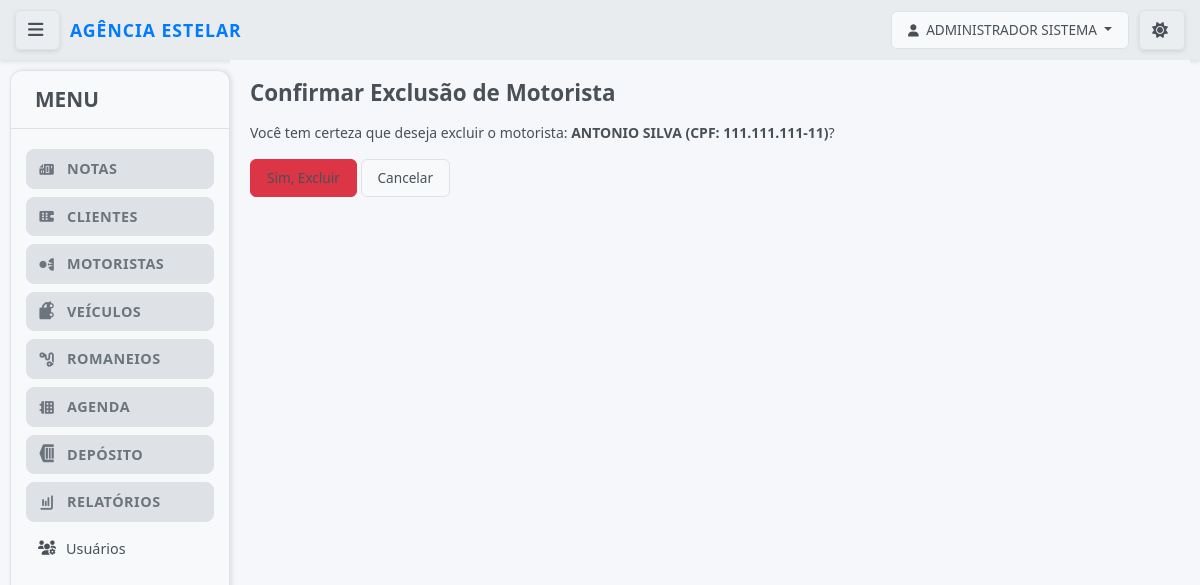
Screenshot of /notas/motoristas/excluir/12/ (signed in) with the database file from the repository.
### notas/models.py (models this page shows, shortened)
class UpperCaseMixin:
    def save(self, *args, **kwargs):
        for field in self._meta.fields:
            if hasattr(field, 'max_length') and hasattr(self, field.name):
                value = getattr(self, field.name)
                if value and isinstance(value, str):
                    exclude_fields = [
                        'email', 'password', 'username', 'cpf', 'cnpj',
                        'cnh', 'chassi', 'renavam', 'placa', 'cep',
                        'telefone', 'rntrc', 'numero_consulta', 'tipo_usuario',
                        'status'  # Adicionado para não converter status para maiúsculo
                    ]
                    if field.name not in exclude_fields:
                        setattr(self, field.name, value.upper())
        super().save(*args, **kwargs)

class Usuario(UpperCaseMixin, AbstractUser):
    TIPO_USUARIO_CHOICES = [
        ('admin', 'Administrador'),
        ('funcionario', 'Funcionário'),
        ('cliente', 'Cliente'),
    ]
    tipo_usuario = models.CharField(
        max_length=20,
        choices=TIPO_USUARIO_CHOICES,
        default='funcionario',
        verbose_name="Tipo de Usuário"
    )
    cliente = models.ForeignKey(
        Cliente,
        on_delete=models.CASCADE,
        null=True,
        blank=True,
        verbose_name="Cliente Vinculado"
    )
    telefone = models.CharField(max_length=20, blank=True, verbose_name="Telefone")
    ultimo_acesso = models.DateTimeField(null=True, blank=True, verbose_name="Último Acesso")
    REQUIRED_FIELDS = ['email', 'first_name', 'last_name']
    USERNAME_FIELD = 'username'
    is_authenticated = True
    is_anonymous = False
    objects = UsuarioManager()
    class Meta:
        verbose_name = "Usuário"
        verbose_name_plural = "Usuários"
        ordering = ['username']
    def get_full_name(self):
        return f"{self.first_name} {self.last_name}".strip()
    @property
    def is_admin(self):
        return self.tipo_usuario == 'admin'
    @property
    def is_cliente(self):
        return self.tipo_usuario == 'cliente'
    def can_access_funcionalidades(self):
        return self.is_admin or self.is_funcionario

class Motorista(UpperCaseMixin, models.Model):
    nome = models.CharField(max_length=255, verbose_name="Nome Completo")
    cpf = models.CharField(max_length=14, unique=True, verbose_name="CPF") # Ex: 000.000.000-00
    rg = models.CharField(max_length=20, blank=True, null=True, verbose_name="RG/RNE")
    cnh = models.CharField(max_length=11, unique=True, blank=True, null=True, verbose_name="CNH")
    codigo_seguranca = models.CharField(max_length=10, blank=True, null=True, verbose_name="Código de Segurança CNH")
    vencimento_cnh = models.DateField(blank=True, null=True, verbose_name="Vencimento CNH")
    uf_emissao_cnh = models.CharField(max_length=2, blank=True, null=True, verbose_name="UF Emissão CNH")
    telefone = models.CharField(max_length=20, blank=True, null=True, verbose_name="Telefone")
    endereco = models.CharField(max_length=255, blank=True, null=True, verbose_name="Endereço")
    numero = models.CharField(max_length=10, blank=True, null=True, verbose_name="Número")
    complemento = models.CharField(max_length=255, blank=True, null=True, verbose_name="Complemento")
    bairro = models.CharField(max_length=100, blank=True, null=True, verbose_name="Bairro")
    cidade = models.CharField(max_length=100, blank=True, null=True, verbose_name="Cidade")
    estado = models.CharField(max_length=2, blank=True, null=True, verbose_name="Estado (UF)")
    cep = models.CharField(max_length=9, blank=True, null=True, verbose_name="CEP")
    data_nascimento = models.DateField(blank=True, null=True, verbose_name="Data de Nascimento")
    numero_consulta = models.CharField(max_length=50, blank=True, null=True, verbose_name="Número da Última Consulta")
    observacoes = models.TextField(blank=True, null=True, verbose_name="Observações")
    TIPO_COMPOSICAO_MOTORISTA_CHOICES = [
        ('Carro', 'Carro'),
        ('Van', 'Van'),
        ('Caminhão', 'Caminhão'),
        ('Carreta', 'Carreta (Cavalo + 1 Reboque/Semi-reboque)'),
        ('Bitrem', 'Bitrem (Cavalo + 2 Reboques/Semi-reboques)'),
    ]
    tipo_composicao_motorista = models.CharField(
        max_length=50,
        choices=TIPO_COMPOSICAO_MOTORISTA_CHOICES,
        default='Caminhão',
        verbose_name="Tipo de Composição que Dirige"
    )
    veiculo_principal = models.ForeignKey( # Caminhão Trator, Carro ou Van
        'Veiculo',
        on_delete=models.SET_NULL,
        blank=True,
        null=True,
        related_name='motoristas_veiculo_principal',
        verbose_name="Veículo Principal (Placa 1)"
    )
    reboque_1 = models.ForeignKey( # Primeiro Reboque/Semi-reboque (se Carreta ou Bi-trem)
        'Veiculo',
        on_delete=models.SET_NULL,
        blank=True,
        null=True,
        related_name='motoristas_reboque_1',
        verbose_name="Reboque 1 (Placa 2)"
    )
    reboque_2 = models.ForeignKey( # Segundo Reboque/Semi-reboque (se Bi-trem)
        'Veiculo',
        on_delete=models.SET_NULL,
        blank=True,
        null=True,
        related_name='motoristas_reboque_2',
        verbose_name="Reboque 2 (Placa 3)"
    )
    class Meta:
        verbose_name = "Motorista"
        verbose_name_plural = "Motoristas"
        ordering = ['nome']

### notas/views.py (the view, shortened to what this page needs)
# urls.py: path('motoristas/excluir/<int:pk>/', views.excluir_motorista, name='excluir_motorista'),
@login_required
def excluir_motorista(request, pk):
    motorista = get_object_or_404(Motorista, pk=pk)
    if not request.user.is_admin:
        messages.error(request, 'Apenas administradores podem excluir motoristas cadastrados.')
        return redirect('notas:listar_motoristas')
    return render(request, 'notas/confirmar_exclusao_motorista.html', {'motorista': motorista})

### notas/templates/notas/confirmar_exclusao_motorista.html (shortened to what this page needs)
{% extends 'base.html' %}
{% block content %}
    <h2>Confirmar Exclusão de Motorista</h2>
    <p>Você tem certeza que deseja excluir o motorista: <strong>{{ motorista.nome }} (CPF: {{ motorista.cpf }})</strong>?</p>
    <form method="post">
        <button type="submit" class="btn btn-danger">Sim, Excluir</button>
        <a href="{% url 'notas:detalhes_motorista' motorista.pk %}" class="btn btn-secondary">Cancelar</a>
    </form>
{% endblock %}

### templates/base.html (shortened to what this page needs)
{% load static %}
<!DOCTYPE html>
<html lang="pt-BR">
<head>
    <link href="https://cdn.jsdelivr.net/npm/bootstrap@5.3.3/dist/css/bootstrap.min.css" rel="stylesheet">
            <link rel="stylesheet" href="{% static 'css/style.css' %}?v=4.8">
    <link rel="stylesheet" href="https://cdnjs.cloudflare.com/ajax/libs/font-awesome/6.0.0-beta3/css/all.min.css">
</head>
<body class="{% if not user.is_authenticated %}login-page{% endif %}">
    <div class="top-bar">
        {% if user.is_authenticated %}
        <button id="menu-toggle" class="btn btn-outline-light btn-sm menu-toggle-btn" title="Alternar Menu">
            <i class="fas fa-bars"></i>
        </button>
        {% endif %}
                        <div class="logo-container">
                            <a href="{% url 'notas:dashboard' %}" class="logo">Agência Estelar</a>
                        </div>
        <div class="user-area">
            <div class="user-info">
                {% if user.is_authenticated %}
                    <div class="dropdown">
                        <button class="btn btn-outline-light dropdown-toggle" type="button" id="userDropdown" data-bs-toggle="dropdown" aria-expanded="false">
                            <i class="fas fa-user"></i> {{ user.get_full_name|default:user.username }}
                        </button>
                    </div>
                {% else %}
                    <a href="{% url 'notas:login' %}" class="btn btn-outline-light">Login</a>
                {% endif %}
            </div>
            <button id="theme-toggle" class="btn btn-outline-light btn-sm theme-toggle-btn" title="Alternar Tema">
                <i id="theme-icon" class="fas fa-sun"></i>
            </button>
        </div>
    </div>
    <div class="main-wrapper">
        {% if user.is_authenticated %}
               <div class="sidebar">
           <div class="sidebar-header">
               <h3>MENU</h3>
           </div>
            <nav class="sidebar-nav">
                <ul class="nav-menu">
                    {% if user.can_access_funcionalidades %}
                    <li class="nav-group">
                        <div class="nav-group-header">
                            <i class="fas fa-file-invoice"></i>
                            <span>Notas</span>
                        </div>
                    </li>
                    <li class="nav-group">
                        <div class="nav-group-header">
                            <i class="fas fa-building"></i>
                            <span>Clientes</span>
                        </div>
                    </li>
                    <li class="nav-group">
                        <div class="nav-group-header">
                            <i class="fas fa-user-tie"></i>
                            <span>Motoristas</span>
                        </div>
                    </li>
                    <li class="nav-group">
                        <div class="nav-group-header">
                            <i class="fas fa-truck"></i>
                            <span>Veículos</span>
                        </div>
                    </li>
                    <li class="nav-group">
                        <div class="nav-group-header">
                            <i class="fas fa-route"></i>
                            <span>Romaneios</span>
                        </div>
                    </li>
                    {% if user.is_admin %}
                    <li class="nav-group">
                        <div class="nav-group-header">
                            <i class="fas fa-calendar-alt"></i>
                            <span>Agenda</span>
                        </div>
                    </li>
                    {% endif %}
                    <li class="nav-group">
                        <div class="nav-group-header">
                            <i class="fas fa-warehouse"></i>
                            <span>Depósito</span>
                        </div>
                    </li>
                    {% if user.is_admin %}
                    <li class="nav-group">
                        <div class="nav-group-header">
                            <i class="fas fa-chart-bar"></i>
                            <span>Relatórios</span>
                        </div>
                    </li>
                   <li class="nav-item">
                       <a href="{% url 'notas:listar_usuarios' %}">
                           <i class="fas fa-users-cog"></i> Usuários
                       </a>
                   </li>
                    {% endif %}
                    {% endif %}
                </ul>
            </nav>
        </div>
        {% endif %}
        <div class="main-content">
            {% block content %}{% endblock %}
        </div>
    </div>
</body>
</html>
</html>

### rows the page displays
Usuario: get_full_name "ADMINISTRADOR SISTEMA"
Motorista: nome "ANTONIO SILVA", cpf "111.111.111-11"
